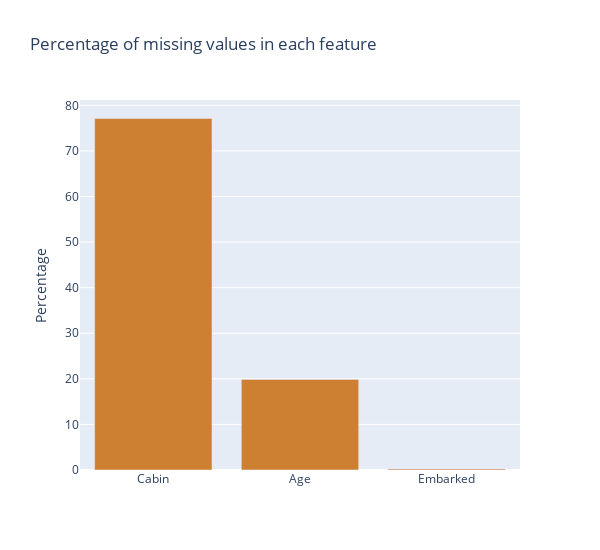

This figure's notebook cell:
### Markdown cell above
##### Visualizing the percentage of missing values

### Code cell
feature_names = list((dataset[features_with_missing_values].isnull().mean().sort_values(ascending=False)).apply(lambda x: x*100).index)
percentage_of_na = (dataset[features_with_missing_values].isnull().mean().sort_values(ascending=False)).apply(lambda x: x*100)

data = [go.Bar(x = feature_names, y = percentage_of_na, marker=dict(color='#CD7F32'))]
layout = go.Layout(title = 'Percentage of missing values in each feature')

fig = go.Figure(data, layout)
fig.update_layout(autosize = False, width = 600, height = 550, yaxis_title = 'Percentage')

pyo.iplot(fig)

### Figure 1 — Plotly figure (JSON) as saved in the notebook; plotly's stock layout.template omitted (floating-point values rounded to 4 significant figures)
{"data": [{"marker": {"color": "#CD7F32"}, "type": "bar", "x": ["Cabin", "Age", "Embarked"], "y": [77.1, 19.87, 0.2245]}], "layout": {"autosize": false, "height": 550, "title": {"text": "Percentage of missing values in each feature"}, "width": 600, "yaxis": {"title": {"text": "Percentage"}}}}
